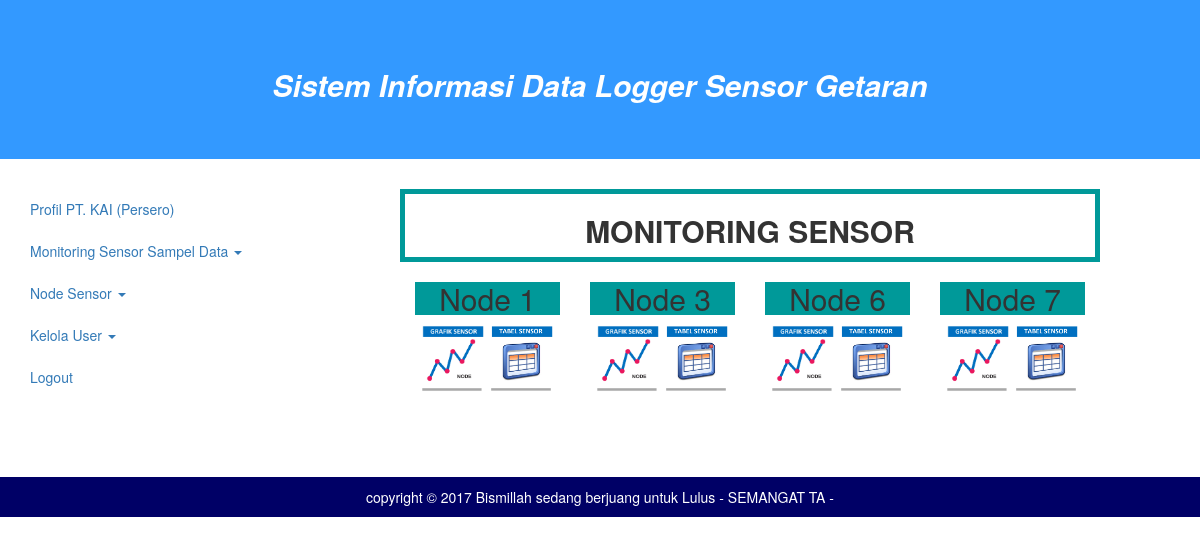
Screenshot of /index.php?page=node (signed in) with the database file from the repository.
### tables this page shows
CREATE TABLE `tambah` (
  `nama_sensor` varchar(15) NOT NULL,
  `id_sensor` varchar(10) NOT NULL,
  `letak_sensor` varchar(50) NOT NULL,
  `spek_sensor` varchar(700) NOT NULL,
  `foto` varchar(100) NOT NULL
);

### node.php (the view)
<?php
	$q = $link->query("SELECT id_sensor FROM tambah");
?>
<div class="row">
	<div class="col-md-12 pnl-box">
		<h2 class="pnl-title text-center">MONITORING SENSOR</h2>
	</div>
</div>
<div class="row">
	<?php
		while ($r = $q->fetch_assoc()) {
			echo "
			<div class='col-md-3'  align='center'>
				<h2 class='green text-center'>Node ".$r['id_sensor']."</h2>
				<a href='grafik-node.php?id=".$r['id_sensor']."'><img src='assets/img/node.png' width='45%'></a>
				<a href='index.php?page=node-tabel&id=".$r['id_sensor']."'><img src='assets/img/tabel.jpg' width='45%'></a>
			</div>
			";
		}
	?>
</div>

### assets/css/style.css (style rules this page uses)
.green { background-color : #009999; }
.pnl-box { border : 5px solid #009999; }
.pnl-title { font-weight : bold; }

### rows the page displays
tambah: id_sensor "1"
tambah: id_sensor "3"
tambah: id_sensor "6"
tambah: id_sensor "7"
